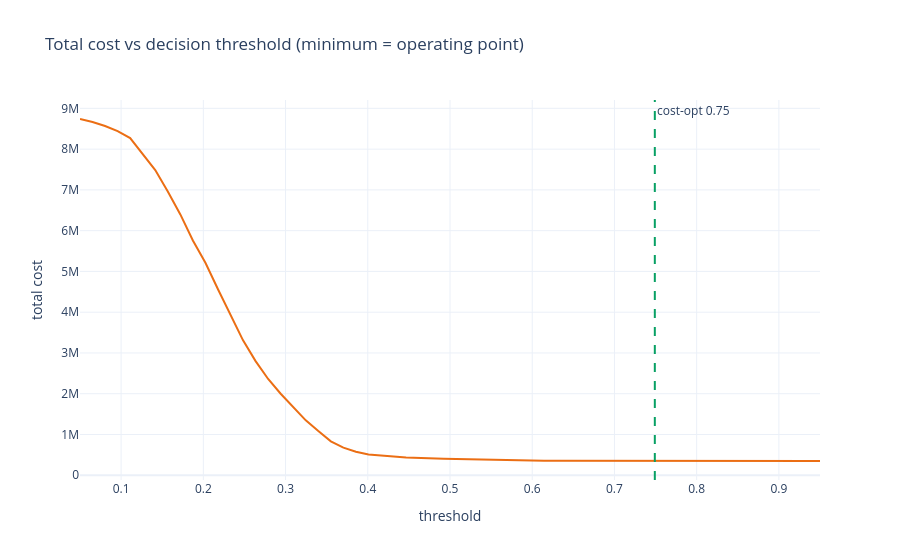

The code cell stored with this chart in its notebook:
### Markdown cell above
## 4 - Cost-optimal operating point (not F1)

Walking a guest is far costlier than an empty room, so the decision threshold is
**cost-minimising**, not F1-balanced (`src.scoring`). We tune it on the pooled OOS.

### Code cell
thr = sc.cost_threshold_from_scores(yv, pv)
op = sc.cost_at_threshold(yv, pv, thr)
print(f"cost-optimal threshold = {thr:.3f}  (walk={sc.COST_WALK:.0f} / empty={sc.COST_EMPTY:.0f})")
print(f"  precision={op['precision']:.3f}  recall={op['recall']:.3f}  total_cost={op['total_cost']:,.0f}")
grid = np.linspace(0.05, 0.95, 60)
costs = [sc.cost_at_threshold(yv, pv, t)["total_cost"] for t in grid]
fig = go.Figure(go.Scatter(x=grid, y=costs, mode="lines", line=dict(color=BRAND["orange"])))
fig.add_vline(x=thr, line=dict(color=BRAND["green"], dash="dash"),
              annotation_text=f"cost-opt {thr:.2f}")
fig.update_layout(title="Total cost vs decision threshold (minimum = operating point)",
                  xaxis_title="threshold", yaxis_title="total cost")
fig.show()

### Figure 1 — Plotly figure (JSON) as saved in the notebook; plotly's stock layout.template omitted (floating-point values rounded to 4 significant figures)
{"data": [{"line": {"color": "#EB6E14"}, "mode": "lines", "type": "scatter", "x": [0.05, 0.06525, 0.08051, 0.09576, 0.111, 0.1263, 0.1415, 0.1568, 0.172, 0.1873, 0.2025, 0.2178, 0.2331, 0.2483, 0.2636, 0.2788, 0.2941, 0.3093, 0.3246, 0.3398, 0.3551, 0.3703, 0.3856, 0.4008, 0.4161, 0.4314, 0.4466, 0.4619, 0.4771, 0.4924, 0.5076, 0.5229, 0.5381, 0.5534, 0.5686, 0.5839, 0.5992, 0.6144, 0.6297, 0.6449, 0.6602, 0.6754, 0.6907, 0.7059, 0.7212, 0.7364, 0.7517, 0.7669, 0.7822, 0.7975, 0.8127, 0.828, 0.8432, 0.8585, 0.8737, 0.889, 0.9042, 0.9195, 0.9347, 0.95], "y": [8739300, 8666780, 8568460, 8442700, 8271660, 7881740, 7486840, 6958280, 6398620, 5759600, 5212720, 4562060, 3929780, 3309500, 2800040, 2361120, 1999580, 1679220, 1347320, 1083260, 832340, 677960, 578160, 507640, 475860, 457980, 435940, 421600, 413920, 405000, 397120, 388720, 382060, 377540, 371300, 359120, 357100, 356660, 355920, 355100, 354960, 349960, 350040, 350040, 350040, 350040, 349440, 349440, 349440, 349440, 349440, 349440, 349440, 349440, 349440, 349440, 349440, 349440, 349440, 349440]}], "layout": {"annotations": [{"showarrow": false, "text": "cost-opt 0.75", "x": 0.7491, "xanchor": "left", "xref": "x", "y": 1, "yanchor": "top", "yref": "y domain"}], "shapes": [{"line": {"color": "#08A064", "dash": "dash"}, "type": "line", "x0": 0.7491, "x1": 0.7491, "xref": "x", "y0": 0, "y1": 1, "yref": "y domain"}], "title": {"text": "Total cost vs decision threshold (minimum = operating point)"}, "xaxis": {"title": {"text": "threshold"}}, "yaxis": {"title": {"text": "total cost"}}}}
